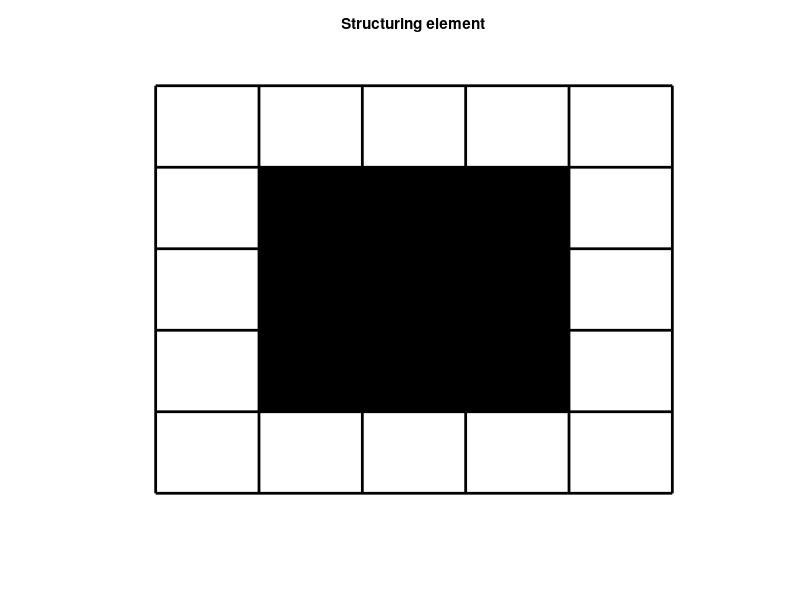

MATLAB code for this plot:
function [] = BoxGraph

close all

% Specify vertical and horizontal size of the grid:
height = 5;
width = 5;

% Set boxes to be marked for structuring element:
markedStructuringElement = [[-1 -1]; [-1 0]; [-1 1]; [0 -1]; [0 0]; [0 1]; [1 -1]; [1 0]; [1 1]]; 

% Set boxes to be marked for opening:
markedOpeningBefore = [[-3 -1]; [-2 -1]; [-2 0]; [-2 1]; [-1 -2]; [-1 -1]; [-1 0]; [-1 1]; [-1 2]; [0 -2]; [0 -1]; [0 0]; [0 1]; [2 -3]; [2 -2]; [3 -3]; [3 -2]];
markedOpeningErode = [[-1 0]];
markedOpeningOpen = [[-2 -1]; [-2 0]; [-2 1]; [-1 -1]; [-1 0]; [-1 1]; [0 -1]; [0 0]; [0 1]];

% Set boxes to be marked for closing:
markedClosingBefore = [[-2 0]; [-2 2]; [1 1]; [1 -2]];
markedClosingDilate = [[-3 -1]; [-3 0]; [-3 1]; [-3 2]; [-3 3]; [-2 -1]; [-2 0]; [-2 1]; [-2 2]; [-2 3]; [-1 -1]; [-1 0]; [-1 1]; [-1 2]; [-1 3]; [0 -3]; [0 -2]; [0 -1]; [0 0]; [0 1]; [0 2]; [1 -3]; [1 -2]; [1 -1]; [1 0]; [1 1]; [1 2]; [2 -3]; [2 -2]; [2 -1]; [2 0]; [2 1]; [2 2]];
markedClosingClosed = [[-2 0]; [-2 1]; [-2 2]; [-1 0]; [-1 1]; [0 0]; [0 1]; [1 -2]; [1 -1]; [1 0]; [1 1]];

% ------------------------------------------------------------------------

figure
hold on

% Plot horizontal lines:
for y = -height / 2 : 1 : height / 2
    plot([-width / 2 width / 2], [y y], 'k', 'linewidth', 2)
end

% Plot vertical lines:
for x = -width / 2 : 1 : width / 2
    plot([x x], [-height / 2 height / 2], 'k', 'linewidth', 2)
end

% Mark specific boxes:
for p = 1 : size(markedStructuringElement, 1)
    fill(xCoord(markedStructuringElement(p, 1)), yCoord(markedStructuringElement(p, 2)), 'k')
end

hold off
axis off
title('Structuring element')

end

function x = xCoord(x)
% Set size of the box:
offset = 0.49;

% Calculate x-coordinates of the box around the point (x, y):
x = [x - offset x - offset x + offset x + offset];

end

function y = yCoord(y)
% Set size of the box:
offset = 0.49;

% Calculate y-coordinates of the box around the point (x, y):
y = [y - offset y + offset y + offset y - offset];

end